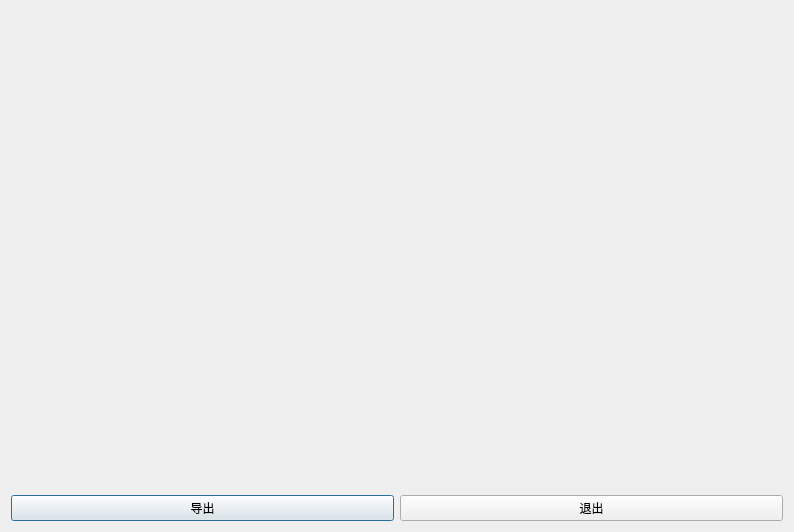
<?xml version="1.0" encoding="UTF-8"?>
<ui version="4.0">
 <class>QFFTDialog</class>
 <widget class="QDialog" name="QFFTDialog">
  <property name="geometry">
   <rect>
    <x>0</x>
    <y>0</y>
    <width>794</width>
    <height>532</height>
   </rect>
  </property>
  <property name="windowTitle">
   <string>傅里叶变换</string>
  </property>
  <property name="windowIcon">
   <iconset resource="picdealsrc.qrc">
    <normaloff>:/resources/PicDeal.ico</normaloff>:/resources/PicDeal.ico</iconset>
  </property>
  <layout class="QGridLayout" name="gridLayout">
   <item row="1" column="0">
    <widget class="QPushButton" name="BNSAVE">
     <property name="text">
      <string>导出</string>
     </property>
    </widget>
   </item>
   <item row="1" column="1">
    <widget class="QPushButton" name="BNEXIT">
     <property name="text">
      <string>退出</string>
     </property>
    </widget>
   </item>
   <item row="0" column="0" colspan="2">
    <widget class="QLabel" name="fftshow">
     <property name="text">
      <string/>
     </property>
    </widget>
   </item>
  </layout>
 </widget>
 <resources>
  <include location="picdealsrc.qrc"/>
 </resources>
 <connections/>
</ui>
